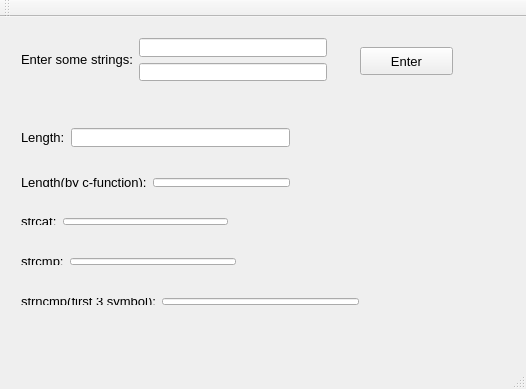
<?xml version="1.0" encoding="UTF-8"?>
<ui version="4.0">
 <class>MainWindowClass</class>
 <widget class="QMainWindow" name="MainWindowClass">
  <property name="geometry">
   <rect>
    <x>0</x>
    <y>0</y>
    <width>526</width>
    <height>389</height>
   </rect>
  </property>
  <property name="windowTitle">
   <string>MainWindow</string>
  </property>
  <widget class="QWidget" name="centralWidget">
   <widget class="QPushButton" name="pushButton">
    <property name="geometry">
     <rect>
      <x>360</x>
      <y>30</y>
      <width>93</width>
      <height>28</height>
     </rect>
    </property>
    <property name="font">
     <font>
      <pointsize>10</pointsize>
     </font>
    </property>
    <property name="text">
     <string>Enter</string>
    </property>
   </widget>
   <widget class="QWidget" name="layoutWidget">
    <property name="geometry">
     <rect>
      <x>10</x>
      <y>100</y>
      <width>291</width>
      <height>41</height>
     </rect>
    </property>
    <layout class="QHBoxLayout" name="horizontalLayout">
     <item>
      <widget class="QLabel" name="label_2">
       <property name="font">
        <font>
         <pointsize>10</pointsize>
        </font>
       </property>
       <property name="text">
        <string>Length:</string>
       </property>
      </widget>
     </item>
     <item>
      <widget class="QLineEdit" name="Length">
       <property name="font">
        <font>
         <pointsize>10</pointsize>
        </font>
       </property>
       <property name="readOnly">
        <bool>true</bool>
       </property>
      </widget>
     </item>
    </layout>
   </widget>
   <widget class="QWidget" name="layoutWidget">
    <property name="geometry">
     <rect>
      <x>10</x>
      <y>150</y>
      <width>291</width>
      <height>31</height>
     </rect>
    </property>
    <layout class="QHBoxLayout" name="horizontalLayout_2">
     <item>
      <widget class="QLabel" name="label_3">
       <property name="font">
        <font>
         <pointsize>10</pointsize>
        </font>
       </property>
       <property name="text">
        <string>Length(by c-function):</string>
       </property>
      </widget>
     </item>
     <item>
      <widget class="QLineEdit" name="Length2">
       <property name="font">
        <font>
         <pointsize>10</pointsize>
        </font>
       </property>
       <property name="readOnly">
        <bool>true</bool>
       </property>
      </widget>
     </item>
    </layout>
   </widget>
   <widget class="QWidget" name="layoutWidget">
    <property name="geometry">
     <rect>
      <x>10</x>
      <y>10</y>
      <width>328</width>
      <height>65</height>
     </rect>
    </property>
    <layout class="QHBoxLayout" name="horizontalLayout_3">
     <item>
      <widget class="QLabel" name="label">
       <property name="font">
        <font>
         <pointsize>10</pointsize>
        </font>
       </property>
       <property name="text">
        <string>Enter some strings:</string>
       </property>
      </widget>
     </item>
     <item>
      <layout class="QVBoxLayout" name="verticalLayout">
       <item>
        <widget class="QLineEdit" name="lineEdit">
         <property name="font">
          <font>
           <pointsize>10</pointsize>
          </font>
         </property>
         <property name="inputMask">
          <string>aaaaaaaaaa</string>
         </property>
         <property name="maxLength">
          <number>10</number>
         </property>
        </widget>
       </item>
       <item>
        <widget class="QLineEdit" name="lineEdit_2">
         <property name="font">
          <font>
           <pointsize>10</pointsize>
          </font>
         </property>
        </widget>
       </item>
      </layout>
     </item>
    </layout>
   </widget>
   <widget class="QWidget" name="layoutWidget">
    <property name="geometry">
     <rect>
      <x>10</x>
      <y>190</y>
      <width>229</width>
      <height>29</height>
     </rect>
    </property>
    <layout class="QHBoxLayout" name="horizontalLayout_4">
     <item>
      <widget class="QLabel" name="label_4">
       <property name="font">
        <font>
         <pointsize>10</pointsize>
        </font>
       </property>
       <property name="text">
        <string>strcat:</string>
       </property>
      </widget>
     </item>
     <item>
      <widget class="QLineEdit" name="strcat">
       <property name="font">
        <font>
         <pointsize>10</pointsize>
        </font>
       </property>
       <property name="readOnly">
        <bool>true</bool>
       </property>
      </widget>
     </item>
    </layout>
   </widget>
   <widget class="QWidget" name="layoutWidget">
    <property name="geometry">
     <rect>
      <x>10</x>
      <y>230</y>
      <width>237</width>
      <height>29</height>
     </rect>
    </property>
    <layout class="QHBoxLayout" name="horizontalLayout_5">
     <item>
      <widget class="QLabel" name="label_5">
       <property name="font">
        <font>
         <pointsize>10</pointsize>
        </font>
       </property>
       <property name="text">
        <string>strcmp:</string>
       </property>
      </widget>
     </item>
     <item>
      <widget class="QLineEdit" name="strcmp">
       <property name="font">
        <font>
         <pointsize>10</pointsize>
        </font>
       </property>
       <property name="readOnly">
        <bool>true</bool>
       </property>
      </widget>
     </item>
    </layout>
   </widget>
   <widget class="QWidget" name="layoutWidget">
    <property name="geometry">
     <rect>
      <x>10</x>
      <y>270</y>
      <width>360</width>
      <height>29</height>
     </rect>
    </property>
    <layout class="QHBoxLayout" name="horizontalLayout_6">
     <item>
      <widget class="QLabel" name="label_6">
       <property name="font">
        <font>
         <pointsize>10</pointsize>
        </font>
       </property>
       <property name="text">
        <string>strncmp(first 3 symbol):</string>
       </property>
      </widget>
     </item>
     <item>
      <widget class="QLineEdit" name="strncmp">
       <property name="font">
        <font>
         <pointsize>10</pointsize>
        </font>
       </property>
       <property name="readOnly">
        <bool>true</bool>
       </property>
      </widget>
     </item>
    </layout>
   </widget>
  </widget>
  <widget class="QMenuBar" name="menuBar">
   <property name="geometry">
    <rect>
     <x>0</x>
     <y>0</y>
     <width>526</width>
     <height>26</height>
    </rect>
   </property>
  </widget>
  <widget class="QToolBar" name="mainToolBar">
   <attribute name="toolBarArea">
    <enum>TopToolBarArea</enum>
   </attribute>
   <attribute name="toolBarBreak">
    <bool>false</bool>
   </attribute>
  </widget>
  <widget class="QStatusBar" name="statusBar"/>
 </widget>
 <layoutdefault spacing="6" margin="11"/>
 <resources>
  <include location="mainwindow.qrc"/>
 </resources>
 <connections/>
</ui>
